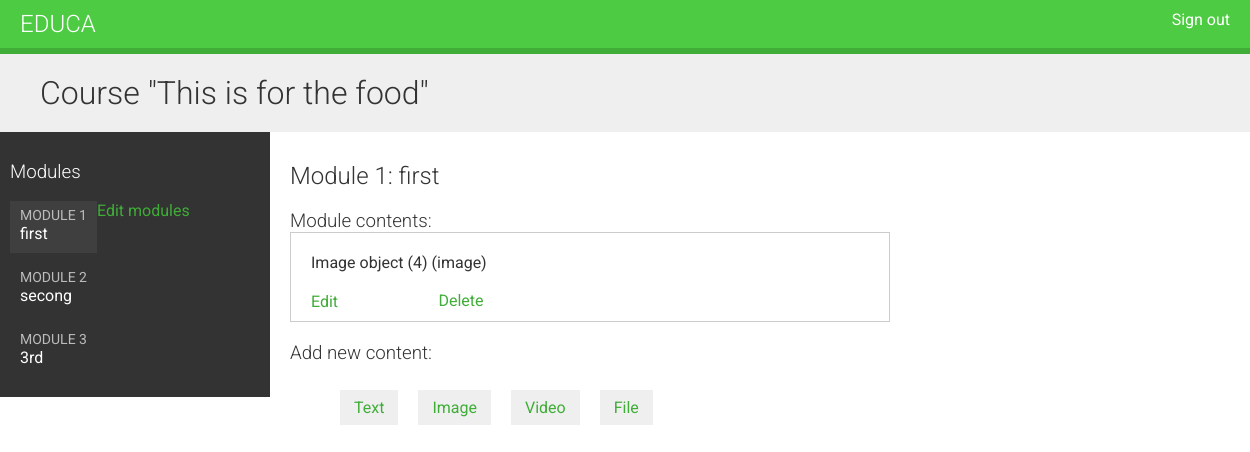
Screenshot of /course/module/6/ (signed in) with the database file from the repository.
### courses/models.py (models this page shows, shortened)
class Course(models.Model):
    owner = models.ForeignKey(User,
                              related_name='courses_created',
                              on_delete=models.CASCADE)
    subject = models.ForeignKey(Subject,
                                related_name='courses',
                                on_delete=models.CASCADE)
    title = models.CharField(max_length=200)
    slug = models.SlugField(max_length=200, unique=True)
    overview = models.TextField()
    created = models.DateTimeField(auto_now_add=True)
    students = models.ManyToManyField(User,
                                      related_name='courses_joined',
                                      blank=True)
    class Meta:
        ordering = ['-created']

class Module(models.Model):
    course = models.ForeignKey(Course,
                               related_name='modules',
                               on_delete=models.CASCADE)
    title = models.CharField(max_length=200)
    description = models.TextField(blank=True)
    order = OrderField(blank=True, for_fields=['course'])
    class Meta:
            ordering = ['order']

class Content(models.Model):
    module = models.ForeignKey(Module,
                               related_name='contents',
                               on_delete=models.CASCADE)
    content_type = models.ForeignKey(ContentType,
                                     limit_choices_to={'model__in':('text',
                                                                    'video',
                                                                    'image',
                                                                    'file')},
                                     on_delete=models.CASCADE)
    object_id = models.PositiveIntegerField()
    item = GenericForeignKey('content_type', 'object_id')
    order = OrderField(blank=True, for_fields=['module'])
    class Meta:
            ordering = ['order']

class ItemBase(models.Model):
    owner = models.ForeignKey(User,
                              related_name='%(class)s_related',
                              on_delete=models.CASCADE)
    title = models.CharField(max_length=250)
    created = models.DateTimeField(auto_now_add=True)
    updated = models.DateTimeField(auto_now=True)
    class Meta:
        abstract = True

class Image(ItemBase):
       file = models.FileField(upload_to='images')

### courses/views.py (the view)
class ModuleContentListView(TemplateResponseMixin, View):
    template_name = 'courses/manage/module/content_list.html'
    def get(self, request, module_id):
        module = get_object_or_404(Module,
                                   id=module_id,
                                   course__owner=request.user)
        return self.render_to_response({'module': module})

### courses/templatetags/course.py (called while the page is built)
@register.filter
def model_name(obj):
    try:
        return obj._meta.model_name
    except AttributeError:
        return None

### courses/templates/courses/manage/module/content_list.html (shortened to what this page needs)
{% extends "base.html" %}
{% load course %}
{% block content %}
  {% with course=module.course %}
    <h1>Course "{{ course.title }}"</h1>
    <div class="contents">
      <h3>Modules</h3>
      <ul id="modules">
        {% for m in course.modules.all %}
          <li data-id="{{ m.id }}" {% if m == module %}class="selected"{% endif %}>
            <a href="{% url "module_content_list" m.id %}">
              <span>
                Module <span class="order">{{ m.order|add:1 }}</span>
              </span>
              <br>
              {{ m.title }}
            </a>
          </li>
        {% empty %}
          <li>No modules yet.</li>
        {% endfor %}
      </ul>
      <p><a href="{% url "course_module_update" course.id %}">Edit modules</a></p>
    </div>
    <div class="module">
      <h2>Module {{ module.order|add:1 }}: {{ module.title }}</h2>
      <h3>Module contents:</h3>
      <div id="module-contents">
        {% for content in module.contents.all %}
          <div data-id="{{ content.id }}">
            {% with item=content.item %}
              <p>{{ item }} ({{ item|model_name }})</p>
              <a href="{% url "module_content_update" module.id item|model_name item.id %}">Edit</a>
              <form action="{% url "module_content_delete" content.id %}" method="post">
                <input type="submit" value="Delete">
              </form>
            {% endwith %}
          </div>
        {% empty %}
          <p>This module has no contents yet.</p>
        {% endfor %}
      </div>
      <h3>Add new content:</h3>
      <ul class="content-types">
        <li><a href="{% url "module_content_create" module.id "text" %}">Text</a></li>
        <li><a href="{% url "module_content_create" module.id "image" %}">Image</a></li>
        <li><a href="{% url "module_content_create" module.id "video" %}">Video</a></li>
        <li><a href="{% url "module_content_create" module.id "file" %}">File</a></li>
      </ul>
    </div>
  {% endwith %}
{% endblock %}

### courses/static/css/base.css (style rules this page uses)
body { margin:0; font-family:'Roboto', sans-serif; font-weight:400; color:#333; }
a { color:#3fad37; text-decoration:none; }
ul { float:left; }
h1, h2, h3, h4, h5, h6 { font-family:'Roboto', sans-serif; font-weight:300; }
h1 { background:#efefef; width:100%; overflow:auto; padding:20px 0 20px 40px; margin:0; }
.module { padding:10px 20px; float:left; width:600px; }
.module h3 { margin:20px 0 0; padding:0; width:100%; }
.module p { margin:10px 0 20px; width:100%; float:left; }
.contents { width:20%; padding:10px; float:left; background:#333; color: #fff; font-family:'Roboto', sans-serif; }
.contents ul { list-style:none; margin:0; padding:0; }
.contents ul li { margin:0 0 10px 0; padding:4px 10px 10px; overflow:auto; }
.contents ul li.selected { background:#3f3f3f; }
.contents ul span { text-transform:uppercase; color:#bbb; font-size:14px; }
.contents ul a { display:block; color:#fff; text-decoration:none; }
ul.content-types li { list-style:none; float:left; margin:10px; background:#efefef; padding:8px 14px; }
input, select, textarea { border:1px solid #ccc; border-bottom:3px solid #ccc; padding:8px 12px; font-size:16px; font-family:'Roboto', sans-serif; float:left; clear:both; width:300px; }
input[type=submit], a.button { border-radius:5px; background:#4dcc43; color:#fff; font-size:16px; text-transform:uppercase; border:none; padding:10px 20px; margin:20px 0; }
#module-contents div { padding:10px 20px; border:1px solid #ccc; background:#fff }
#module-contents form { margin:0; padding:0; }
#module-contents input[type=submit] { color:#3fad37; background:none; margin:-20px 0 0; padding:0; float:left; text-transform:none; }

### rows the page displays
Course: title "This is for the food"
Module: order|add "1", title "first"
Module: order|add "2", title "secong"
Module: order|add "3", title "3rd"
Content: item "Image object (4)", item|model_name "image"
